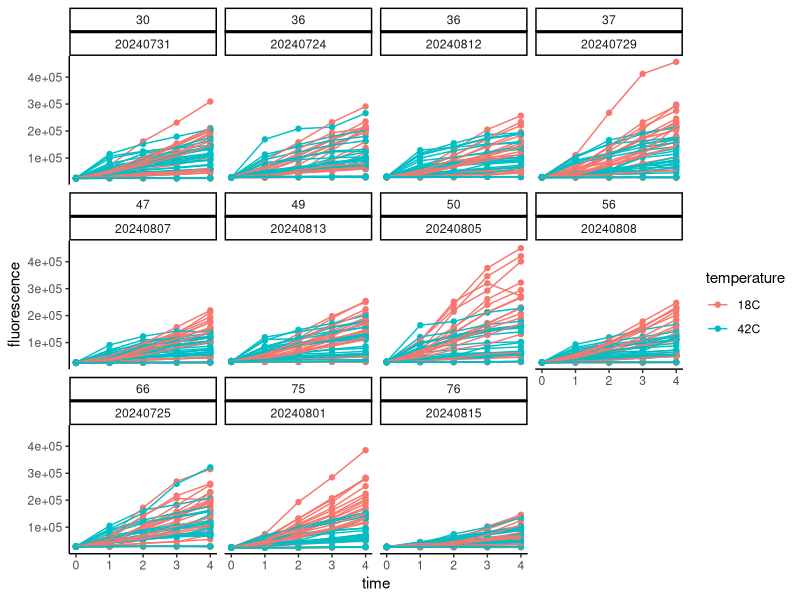
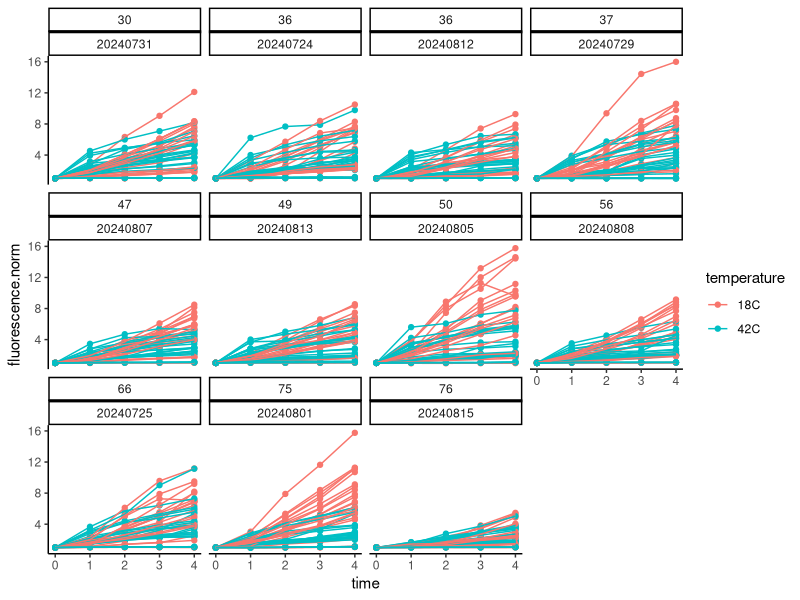
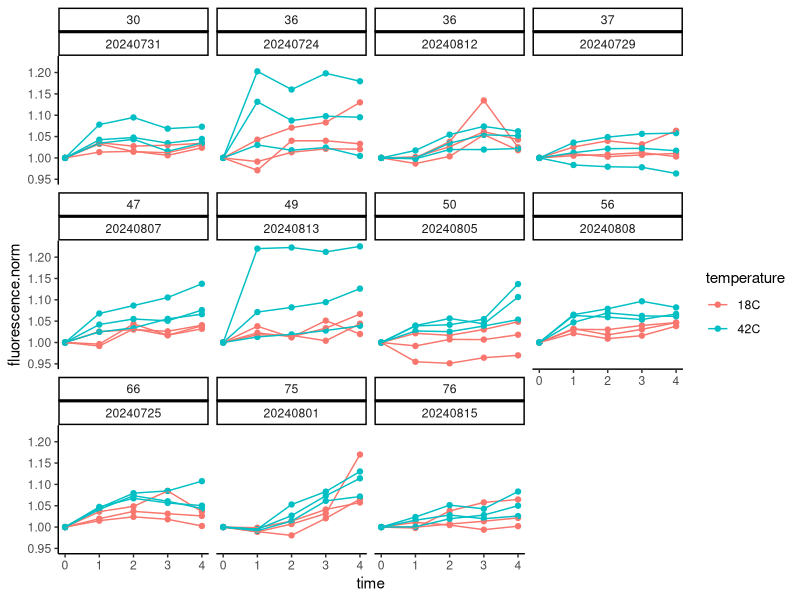
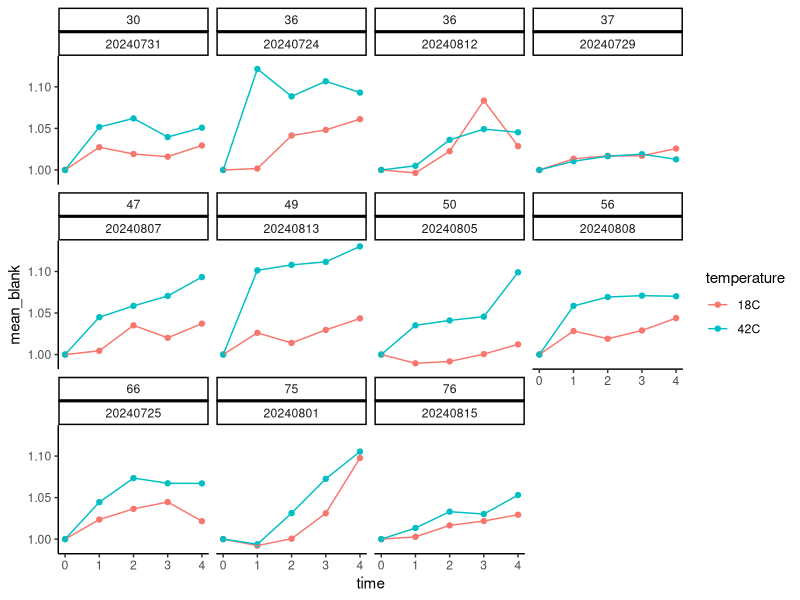
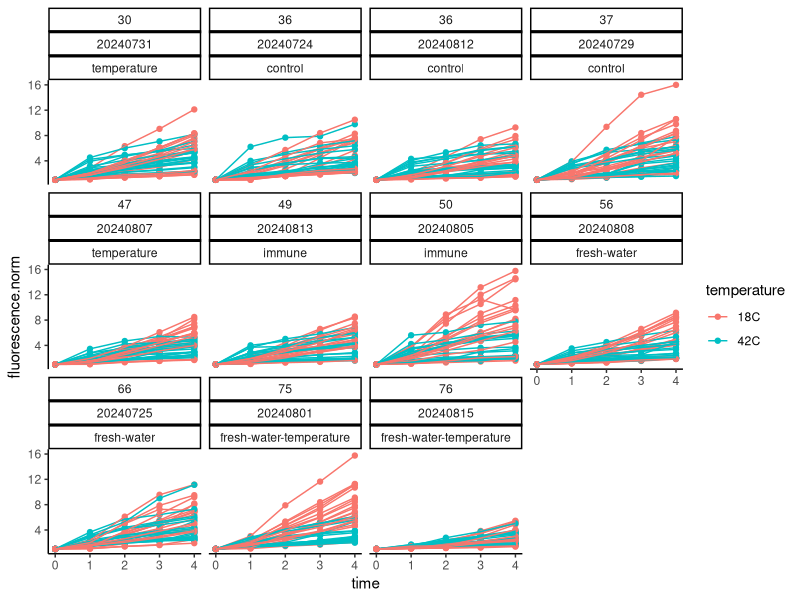
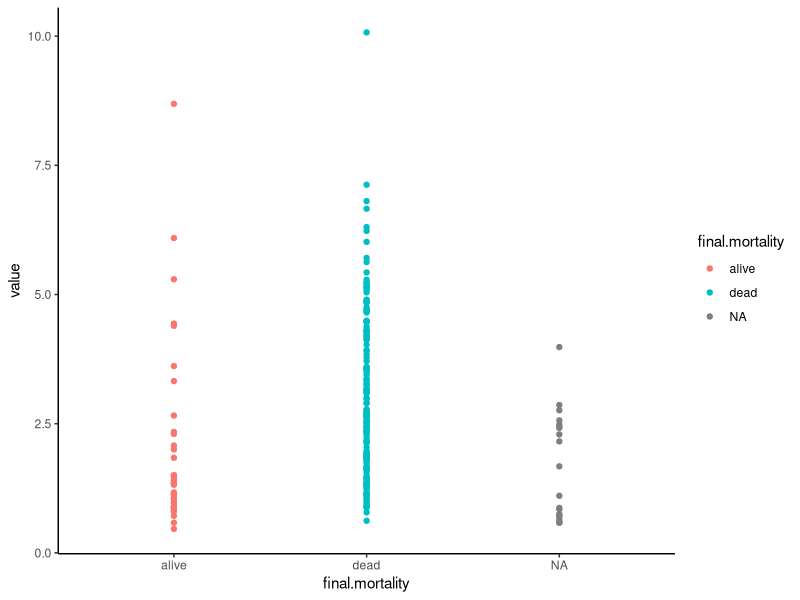
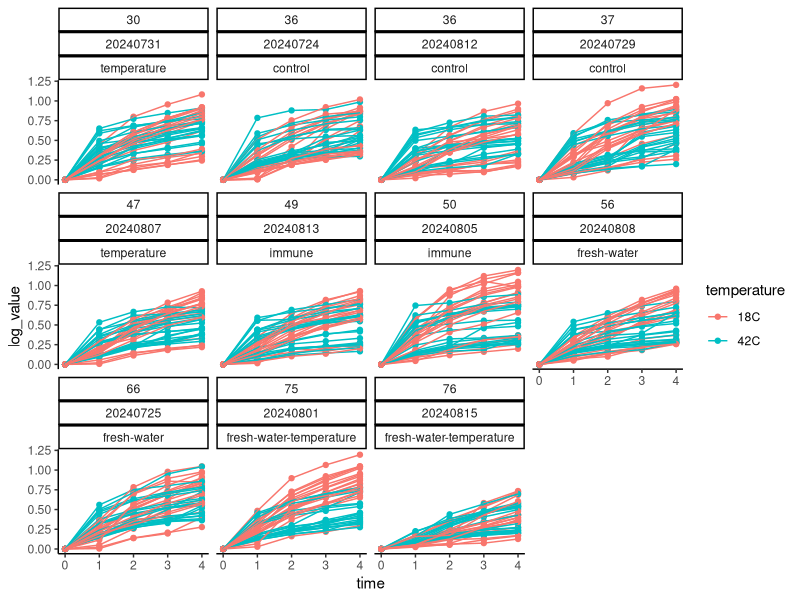
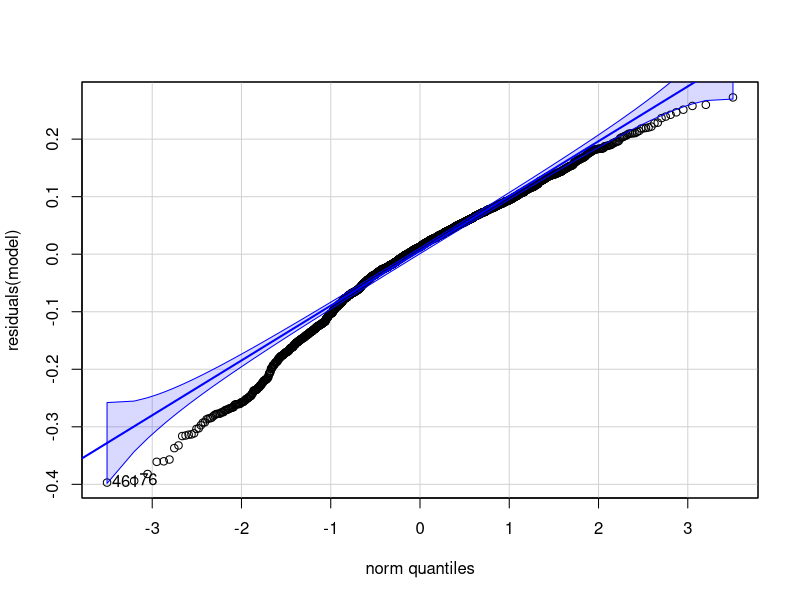

Generate these figures, in order, with R: (Note: this script raises an error after producing the figures.)
## ---- chunk 1
knitr::opts_chunk$set(echo = TRUE, warning = FALSE, message = FALSE)
## ---- chunk 2
library(tidyverse)
library(ggplot2)
library(readxl)
library(cowplot)
library(lme4)
library(lmerTest)
library(car)
library(effects)
library(emmeans)
## ---- chunk 3
#read in files
data <- read_csv("data/resazurin/resazurin_data.csv")

data<-data%>%
  pivot_longer(names_to="time", values_to="fluorescence", cols=`0`:`4`)%>%
  mutate(time=as.numeric(time))
## ---- chunk 4
surv<-read_excel("data/survival/survival_resazurin.xlsx")

surv<-surv%>%
  pivot_longer(names_to="time", values_to="status", cols=`0`:`24`)%>%
  mutate(time=as.numeric(time))%>%
  rename(date=date.resazurin, sample=oyster)%>%
  mutate(sample=as.character(sample))
## ---- chunk 5
data<-left_join(data, surv)
## ---- chunk 6
final<-surv%>%
  filter(time==24)%>%
  rename(final.mortality=status)%>%
  select(!time)

data<-left_join(data, final)
## ---- chunk 7
data<-data%>%
  mutate(final.mortality = case_when(
    final.mortality == 0 ~ "alive",
    final.mortality == 1 ~ "dead",
    TRUE ~ as.character(final.mortality)  # To handle any other values
  ))
## ---- chunk 8
data%>%
  ggplot(aes(x=time, y=fluorescence, colour=temperature, group=sample))+
  facet_wrap(~bag*date)+
  geom_point()+
  geom_line()+
  theme_classic()
## ---- chunk 9
data<-data%>%
  group_by(date, bag, sample)%>%
  arrange(date, bag, sample)%>%
  mutate(fluorescence.norm=fluorescence/first(fluorescence))
## ---- chunk 10
data%>%
  ggplot(aes(x=time, y=fluorescence.norm, colour=temperature, group=sample))+
  facet_wrap(~bag*date)+
  geom_point()+
  geom_line()+
  theme_classic()
## ---- chunk 11
data%>%
  filter(type=="blank")%>%
  ggplot(aes(x=time, y=fluorescence.norm, colour=temperature, group=sample))+
  facet_wrap(~bag*date)+
  geom_point()+
  geom_line()+
  theme_classic()
## ---- chunk 12
blanks<-data%>%
  filter(type=="blank")%>%
  group_by(date, bag, temperature, time)%>%
  summarise(mean_blank=mean(fluorescence.norm))
## ---- chunk 13
blanks%>%
  ggplot(aes(x=time, y=mean_blank, colour=temperature))+
  facet_wrap(~bag*date)+
  geom_point()+
  geom_line()+
  theme_classic()
## ---- chunk 14
data<-left_join(data, blanks)

data<-data%>%
  filter(!type=="blank")%>%
  mutate(value=fluorescence.norm-mean_blank)
## ---- chunk 15
data%>%
  ggplot(aes(x=time, y=fluorescence.norm, colour=temperature, group=sample))+
  facet_wrap(~bag*date*hardening)+
  geom_point()+
  geom_line()+
  theme_classic()
## ---- chunk 16
data<-data%>%
  select(!type)%>%
  select(!fluorescence.norm)%>%
  select(!mean_blank)%>%
  select(!fluorescence)
## ---- chunk 17
data%>%
  filter(time==4)%>%
  filter(temperature=="42C")%>%
  
  ggplot(aes(x=final.mortality, y=value, colour=final.mortality))+
  geom_point()+
  theme_classic()
## ---- chunk 18
data$log_value<-log10(data$value+1)
## ---- chunk 19
data%>%
  ggplot(aes(x=time, y=log_value, colour=temperature, group=sample))+
  facet_wrap(~bag*date*hardening)+
  geom_point()+
  geom_line()+
  theme_classic()
## ---- chunk 20
model<-lmer(log_value ~ time * temperature * hardening + (1|bag) + (1|date:bag:sample), data=data)

summary(model)
anova(model)
rand(model)

qqPlot(residuals(model))

plot(Effect(c("temperature"), model, transformation=list(link=log)))
plot(Effect(c("hardening"), model, transformation=list(link=log)))
plot(Effect(c("time"), model, transformation=list(link=log)))
plot(Effect(c("time", "temperature"), model, transformation=list(link=log)))
plot(Effect(c("time", "hardening"), model, transformation=list(link=log)))
plot(Effect(c("time", "hardening", "temperature"), model, transformation=list(link=log)))
## ---- chunk 21
final<-data%>%
  filter(time==4)

model2<-lmer(log_value ~ temperature * hardening + (1|bag:hardening), data=final)

summary(model2)
anova(model2)
rand(model2)

qqPlot(residuals(model2))

plot(Effect(c("hardening", "temperature"), model2, transformation=list(link=log)))
## ---- chunk 22
dead<-data%>%
  filter(final.mortality=="dead")

alive<-data%>%
  filter(final.mortality=="alive")
## ---- chunk 23
model2a<-lmer(log_value ~ time * temperature * hardening + (1|bag:hardening:sample) + (1|bag), data=alive)

summary(model2a)
anova(model2a)
rand(model2a)

qqPlot(residuals(model2a))
## ---- chunk 24
plot_alive<-alive%>%
  
  ggplot(aes(x=time, y=log_value, color=temperature))+
  facet_grid(~hardening)+
  geom_point(alpha=0.5)+
  geom_smooth(aes(group=temperature))+
  scale_colour_manual(values=c("cyan4", "orange"))+
  theme_classic()+
  xlab("Hour")+
  ggtitle("Oysters that lived");plot_alive
  
ggsave(plot_alive, filename="figures/resazurin/alive_metabolism.png", width=10, height=5)
## ---- chunk 25
model2b<-lmer(log_value ~ time * temperature * hardening + (1|bag:hardening:sample) + (1|bag), data=dead)

summary(model2b)
anova(model2b)
rand(model2b)

qqPlot(residuals(model2b))

plot(Effect(c("time", "hardening", "temperature"), model2b, transformation=list(link=log)))

emm<-emmeans(model2b, ~hardening|time)
pairs(emm)
## ---- chunk 26
plot_dead<-dead%>%
  
  ggplot(aes(x=time, y=log_value, color=temperature))+
  facet_grid(~hardening)+
  geom_point(alpha=0.5)+
  geom_smooth(aes(group=temperature))+
  scale_colour_manual(values=c("cyan4", "orange"))+
  theme_classic()+
  xlab("Hour")+
  ggtitle("Oysters that died");plot_dead
  
ggsave(plot_dead, filename="figures/resazurin/dead_metabolism.png", width=10, height=5)
## ---- chunk 27
plot_dead2<-dead%>%
  
  ggplot(aes(x=time, y=log_value, color=temperature))+
  geom_point(alpha=0.5)+
  geom_smooth(aes(group=temperature))+
  scale_colour_manual(values=c("cyan4", "orange"))+
  theme_classic()+
  xlab("Hour")+
  ggtitle("Oysters that died");plot_dead2
  
ggsave(plot_dead2, filename="figures/resazurin/dead_metabolism_average.png", width=10, height=5)
## ---- chunk 28
plot_live2<-alive%>%
  
  ggplot(aes(x=time, y=log_value, color=temperature))+
  geom_point(alpha=0.5)+
  geom_smooth(aes(group=temperature))+
  scale_colour_manual(values=c("cyan4", "orange"))+
  theme_classic()+
  xlab("Hour")+
  ggtitle("Oysters that lived");plot_live2
  
ggsave(plot_live2, filename="figures/resazurin/alive_metabolism_average.png", width=10, height=5)
## ---- chunk 29
plot_live_dead<-data%>%
  
  ggplot(aes(x=time, y=log_value, colour=final.mortality))+
  facet_wrap(~temperature)+
  #geom_point(alpha=0.5)+
  geom_smooth(aes(group=final.mortality))+
  scale_colour_manual(values=c("cyan4", "orange"), labels=c("survived", "died"))+
  theme_classic()+
  xlab("Hours")+
  ylab("log(Metabolic Rate)")+
  ggtitle("")+
  theme(legend.title=element_blank(), 
        legend.position="top");plot_live_dead
  
ggsave(plot_live_dead, filename="figures/resazurin/all_metabolism_average.png", width=6, height=5)
## ---- chunk 30
plot_live_dead2<-data%>%
  mutate(mortality=if_else(final.mortality=="alive", "survived", "died"))%>%
  
  ggplot(aes(x=time, y=log_value, colour=temperature))+
  facet_wrap(~mortality)+
  #geom_point(alpha=0.5)+
  geom_smooth(aes(group=temperature))+
  scale_colour_manual(values=c("darkgray", "darkred"), labels=c("ambient", "high stress"))+
  theme_classic()+
  xlab("Hours")+
  ylab("log(Metabolic Rate)")+
  ggtitle("")+
  theme(legend.title=element_blank(), 
        legend.position="top");plot_live_dead2
  
ggsave(plot_live_dead2, filename="figures/resazurin/all_metabolism_average2.png", width=6, height=5)
## ---- chunk 31
data%>%
  filter(time=="4")%>%
  group_by(temperature, final.mortality)%>%
  summarize(mean=mean(log_value, na.rm=TRUE))%>%
  pivot_wider(names_from="temperature", values_from="mean")%>%
  mutate(perc_change=`42C`-`18C`/`18C`)
## ---- chunk 32
plot_live_dead3<-data%>%
  filter(temperature=="42C")%>%
  mutate(mortality=if_else(final.mortality=="alive", "survived", "died"))%>%
  
  ggplot(aes(x=time, y=log_value, colour=mortality, linetype=mortality))+
  #facet_wrap(~mortality)+
  #geom_point(alpha=0.5)+
  geom_smooth(aes(group=mortality))+
  scale_colour_manual(values=c("black", "black"))+
  scale_linetype_manual(values=c("dashed", "solid"))+
  theme_classic()+
  xlab("Hours")+
  ylab("log(Metabolic Rate)")+
  ggtitle("")+
  theme(legend.title=element_blank(), 
        legend.position="top");plot_live_dead3
  
ggsave(plot_live_dead3, filename="figures/resazurin/all_metabolism_average3.png", width=4, height=5)
## ---- chunk 33
data%>%
  filter(time=="4")%>%
  filter(temperature=="42C")%>%
  group_by(final.mortality)%>%
  summarize(mean=mean(log_value, na.rm=TRUE))%>%
  pivot_wider(names_from="final.mortality", values_from="mean")%>%
  mutate(perc_change=(`dead`-`alive`)/`dead`)
## ---- chunk 34
plot_4<-data%>%
  
  ggplot(aes(x=time, y=log_value, colour=temperature))+
  #geom_point(alpha=0.5)+
  geom_smooth(aes(group=temperature), method="loess")+
  scale_colour_manual(values=c("darkgray", "darkred"), labels=c("control", "stressed"))+
  theme_classic()+
  xlab("Hours")+
  ylab("log(Metabolic Rate)")+
  ggtitle("")+
  theme(legend.title=element_blank(), 
        legend.position="top");plot_4
  
ggsave(plot_4, filename="figures/resazurin/temp_metabolism_average.png", width=4, height=5)
## ---- chunk 35
data%>%
  filter(time=="4")%>%
  group_by(temperature)%>%
  summarize(mean=mean(log_value, na.rm=TRUE))%>%
  pivot_wider(names_from="temperature", values_from="mean")%>%
  mutate(perc_change=(`42C`-`18C`)/`18C`)
## ---- chunk 36
model3<-lmer(log_value ~ temperature * hardening * final.mortality + (1|bag:hardening), data=final)

summary(model3)
anova(model3)
rand(model3)

qqPlot(residuals(model3))

plot(Effect(c("hardening", "temperature"), model3, transformation=list(link=log)))
plot(Effect(c("final.mortality"), model3, transformation=list(link=log)))
plot(Effect(c("temperature"), model3, transformation=list(link=log)))
## ---- chunk 37
emm<-emmeans(model3, ~ hardening | temperature | final.mortality)
pairs(emm)

emm<-emmeans(model3, ~ temperature | hardening | final.mortality)
pairs(emm)

emm<-emmeans(model3, ~ final.mortality | hardening | temperature)
pairs(emm)
## ---- chunk 38
model4<-lm(log_value ~ status, data=data)
summary(model4)
## ---- chunk 39
data %>%
  filter(time=="4")%>%
  group_by(status)%>%
  summarise(mean=mean(log_value, na.rm=TRUE), se=sqrt(sd(log_value, na.rm=TRUE))/length(log_value))%>%
  
  ggplot(aes(x=as.factor(status), y=mean))+
  geom_point()+
  geom_errorbar(aes(ymin=mean-se, ymax=mean+se), width=0.05)+
  theme_classic()+
  xlab("Mortality")+
  ylim(0.5,0.7)
## ---- chunk 40
hist(final$log_value)
## ---- chunk 41
final %>%
  
  ggplot(aes(x=hardening, y=log_value, colour=temperature))+
  facet_wrap(~final.mortality)+
  geom_boxplot()+
  geom_point(position=position_jitterdodge(0.1))+
  scale_colour_manual(values=c("cyan4", "orange"))+
  theme_classic()+
  theme(
    axis.text.x=element_text(angle=45, hjust=1, vjust=1)
  )
## ---- chunk 42
plot1<-final %>%
  group_by(hardening, temperature, final.mortality)%>%
  summarise(mean=mean(log_value), se=sd(log_value)/sqrt(length(log_value)))%>%
  
  ggplot(aes(x=hardening, y=mean, colour=temperature))+
  facet_wrap(~final.mortality)+
  geom_point(position=position_dodge(0.2))+
  geom_errorbar(aes(ymin=mean-se, ymax=mean+se), position=position_dodge(0.2), width=0.4)+
  scale_colour_manual(values=c("cyan4", "orange"))+
  theme_classic()+
  ylim(0,1)+
  ylab("Fluorescence [4 hr]")+
  theme(
    axis.text.x=element_text(angle=45, hjust=1, vjust=1),
    panel.border=element_rect(fill=NA,color="black", size=0.5, 
                                    linetype="solid")
  );plot1

ggsave(plot1, filename="figures/resazurin/resazurin_plot1.png", width=7, height=5)
## ---- chunk 43
plot2<-final %>%
  group_by(hardening, temperature, final.mortality)%>%
  summarise(mean=mean(log_value), se=sd(log_value)/sqrt(length(log_value)))%>%
  
  ggplot(aes(x=hardening, y=mean, colour=final.mortality))+
  facet_wrap(~temperature)+
  geom_point(position=position_dodge(0.2))+
  geom_errorbar(aes(ymin=mean-se, ymax=mean+se), position=position_dodge(0.2), width=0.4)+
  scale_colour_manual(values=c("gray", "darkred"))+
  theme_classic()+
  ylab("Fluorescence [4 hr]")+
  ylim(0,1)+
  theme(
    axis.text.x=element_text(angle=45, hjust=1, vjust=1),
    panel.border=element_rect(fill=NA,color="black", size=0.5, 
                                    linetype="solid")
  );plot2

ggsave(plot2, filename="figures/resazurin/resazurin_plot2.png", width=7, height=5)
## ---- chunk 44
plot3<-final %>%
  group_by(hardening, temperature, final.mortality)%>%
  summarise(mean=mean(log_value), se=sd(log_value)/sqrt(length(log_value)))%>%
  
  ggplot(aes(x=temperature, y=mean, colour=final.mortality))+
  facet_grid(~hardening)+
  geom_point(position=position_dodge(0.2))+
  geom_errorbar(aes(ymin=mean-se, ymax=mean+se), position=position_dodge(0.2), width=0.4)+
  scale_colour_manual(values=c("gray", "darkred"))+
  theme_classic()+
  geom_line(aes(group=final.mortality), position=position_dodge(0.1))+
  ylab("Fluorescence [4 hr]")+
  ylim(0,1)+
  theme(
    axis.text.x=element_text(angle=45, hjust=1, vjust=1), 
    panel.border=element_rect(fill=NA,color="black", size=0.5, 
                                    linetype="solid")
    );plot3

ggsave(plot3, filename="figures/resazurin/resazurin_plot3.png", width=10, height=4)
